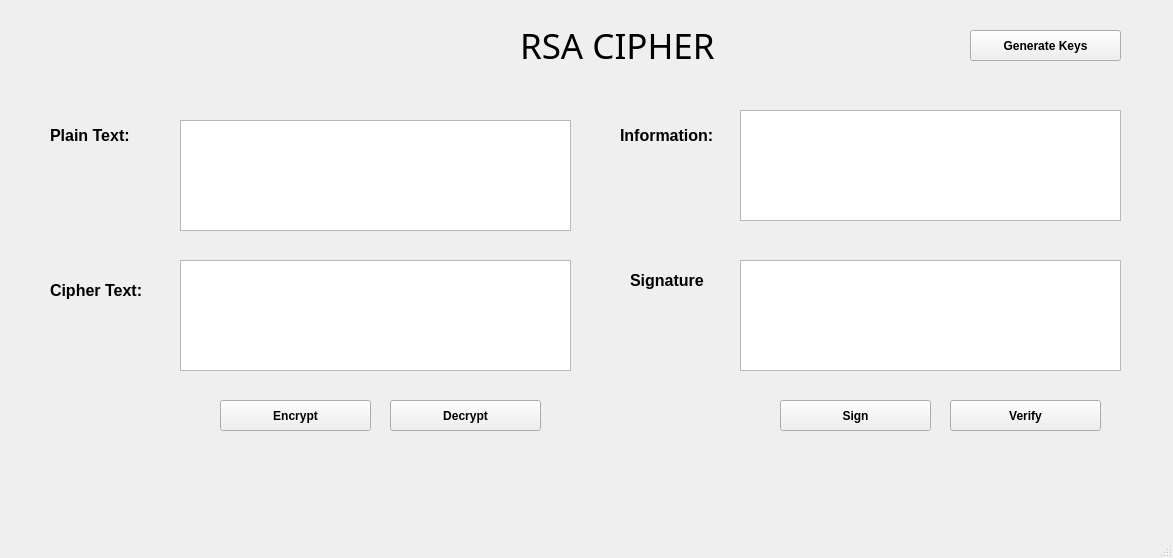
<?xml version="1.0" encoding="UTF-8"?>
<ui version="4.0">
 <class>MainWindow</class>
 <widget class="QMainWindow" name="MainWindow">
  <property name="geometry">
   <rect>
    <x>0</x>
    <y>0</y>
    <width>1173</width>
    <height>558</height>
   </rect>
  </property>
  <property name="windowTitle">
   <string>MainWindow</string>
  </property>
  <widget class="QWidget" name="centralwidget">
   <widget class="QLabel" name="label">
    <property name="geometry">
     <rect>
      <x>520</x>
      <y>20</y>
      <width>261</width>
      <height>51</height>
     </rect>
    </property>
    <property name="font">
     <font>
      <family>MS PGothic</family>
      <pointsize>26</pointsize>
      <weight>50</weight>
      <bold>false</bold>
     </font>
    </property>
    <property name="text">
     <string>RSA CIPHER</string>
    </property>
   </widget>
   <widget class="QLabel" name="label_2">
    <property name="geometry">
     <rect>
      <x>50</x>
      <y>120</y>
      <width>101</width>
      <height>31</height>
     </rect>
    </property>
    <property name="font">
     <font>
      <family>Leelawadee UI</family>
      <pointsize>12</pointsize>
      <weight>75</weight>
      <bold>true</bold>
     </font>
    </property>
    <property name="text">
     <string>Plain Text:</string>
    </property>
   </widget>
   <widget class="QLabel" name="label_3">
    <property name="geometry">
     <rect>
      <x>620</x>
      <y>120</y>
      <width>121</width>
      <height>31</height>
     </rect>
    </property>
    <property name="font">
     <font>
      <family>Leelawadee UI</family>
      <pointsize>12</pointsize>
      <weight>75</weight>
      <bold>true</bold>
     </font>
    </property>
    <property name="text">
     <string>Information:</string>
    </property>
   </widget>
   <widget class="QLabel" name="label_4">
    <property name="geometry">
     <rect>
      <x>50</x>
      <y>270</y>
      <width>121</width>
      <height>41</height>
     </rect>
    </property>
    <property name="font">
     <font>
      <family>Leelawadee UI</family>
      <pointsize>12</pointsize>
      <weight>75</weight>
      <bold>true</bold>
     </font>
    </property>
    <property name="text">
     <string>Cipher Text:</string>
    </property>
   </widget>
   <widget class="QLabel" name="label_5">
    <property name="geometry">
     <rect>
      <x>630</x>
      <y>270</y>
      <width>111</width>
      <height>21</height>
     </rect>
    </property>
    <property name="font">
     <font>
      <family>Leelawadee UI</family>
      <pointsize>12</pointsize>
      <weight>75</weight>
      <bold>true</bold>
     </font>
    </property>
    <property name="text">
     <string>Signature</string>
    </property>
   </widget>
   <widget class="QTextEdit" name="txt_plaintext">
    <property name="geometry">
     <rect>
      <x>180</x>
      <y>120</y>
      <width>391</width>
      <height>111</height>
     </rect>
    </property>
   </widget>
   <widget class="QTextEdit" name="txt_ciphertext">
    <property name="geometry">
     <rect>
      <x>180</x>
      <y>260</y>
      <width>391</width>
      <height>111</height>
     </rect>
    </property>
   </widget>
   <widget class="QTextEdit" name="txt_info">
    <property name="geometry">
     <rect>
      <x>740</x>
      <y>110</y>
      <width>381</width>
      <height>111</height>
     </rect>
    </property>
   </widget>
   <widget class="QTextEdit" name="txt_sign">
    <property name="geometry">
     <rect>
      <x>740</x>
      <y>260</y>
      <width>381</width>
      <height>111</height>
     </rect>
    </property>
   </widget>
   <widget class="QPushButton" name="btn_gen_keys">
    <property name="geometry">
     <rect>
      <x>970</x>
      <y>30</y>
      <width>151</width>
      <height>31</height>
     </rect>
    </property>
    <property name="font">
     <font>
      <family>Nirmala UI</family>
      <pointsize>9</pointsize>
      <weight>75</weight>
      <bold>true</bold>
     </font>
    </property>
    <property name="text">
     <string>Generate Keys</string>
    </property>
   </widget>
   <widget class="QPushButton" name="btn_encrypt">
    <property name="geometry">
     <rect>
      <x>220</x>
      <y>400</y>
      <width>151</width>
      <height>31</height>
     </rect>
    </property>
    <property name="font">
     <font>
      <family>Nirmala UI</family>
      <pointsize>9</pointsize>
      <weight>75</weight>
      <bold>true</bold>
     </font>
    </property>
    <property name="text">
     <string>Encrypt</string>
    </property>
   </widget>
   <widget class="QPushButton" name="btn_decrypt">
    <property name="geometry">
     <rect>
      <x>390</x>
      <y>400</y>
      <width>151</width>
      <height>31</height>
     </rect>
    </property>
    <property name="font">
     <font>
      <family>Nirmala UI</family>
      <pointsize>9</pointsize>
      <weight>75</weight>
      <bold>true</bold>
     </font>
    </property>
    <property name="text">
     <string>Decrypt</string>
    </property>
   </widget>
   <widget class="QPushButton" name="btn_sign">
    <property name="geometry">
     <rect>
      <x>780</x>
      <y>400</y>
      <width>151</width>
      <height>31</height>
     </rect>
    </property>
    <property name="font">
     <font>
      <family>Nirmala UI</family>
      <pointsize>9</pointsize>
      <weight>75</weight>
      <bold>true</bold>
     </font>
    </property>
    <property name="text">
     <string>Sign</string>
    </property>
   </widget>
   <widget class="QPushButton" name="btn_verify">
    <property name="geometry">
     <rect>
      <x>950</x>
      <y>400</y>
      <width>151</width>
      <height>31</height>
     </rect>
    </property>
    <property name="font">
     <font>
      <pointsize>9</pointsize>
      <weight>75</weight>
      <bold>true</bold>
     </font>
    </property>
    <property name="text">
     <string>Verify</string>
    </property>
   </widget>
  </widget>
  <widget class="QMenuBar" name="menubar">
   <property name="geometry">
    <rect>
     <x>0</x>
     <y>0</y>
     <width>1173</width>
     <height>21</height>
    </rect>
   </property>
  </widget>
  <widget class="QStatusBar" name="statusbar"/>
 </widget>
 <resources/>
 <connections/>
</ui>
